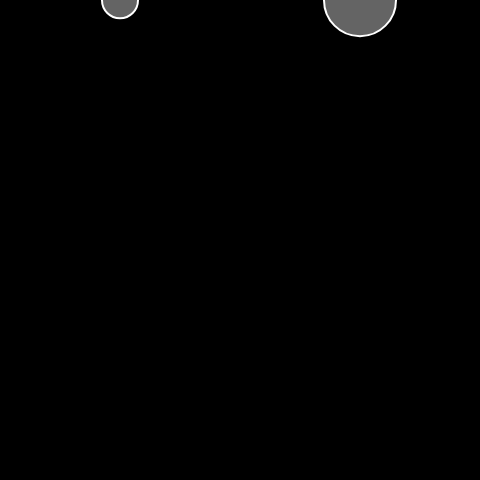
Frame 1 (no input)
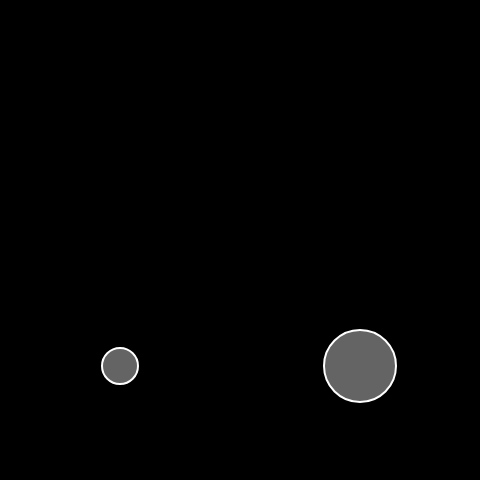
Frame 60 (no input)
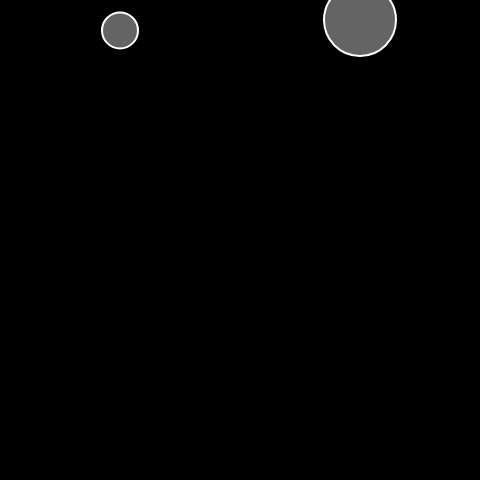
Frame 120 (the mouse pressed at the canvas centre since frame 60)

The p5.js sketch that drew these frames (run headless with seeded random() and noise() and a simulated clock; from frame 60 on, the mouse is pressed at the canvas centre):

// p5.js sketch
// ── sketch.js
let mover1;
let mover2;
let gravity;

function setup(){
  createCanvas(480, 480);
  mover1 = new Mover(width * 0.25, 0, 18);  // 질량이 다른 두 물체
  mover2 = new Mover(width * 0.75, 0, 36);
  gravity = createVector(0, 0.2);
}

function draw(){
  background(0);
  mover1.applyForce(gravity);
  mover2.applyForce(gravity);

  if (mouseIsPressed){
    
  }


  mover1.update();
  mover1.show();
  mover1.edgeCheck();
  
  mover2.update();
  mover2.show();
  mover2.edgeCheck();
}

class Mover{
  constructor(x, y, r){
    this.radius = r;
    this.mass = r;
    this.pos = createVector(x, y);
    this.vel = createVector(0, 0);
    this.acc = createVector(0, 0);  
  }
  applyForce(gravity){
    this.acc.add(gravity);
  }
  update(){
    this.vel.add(this.acc);
    this.pos.add(this.vel);
    this.acc.mult(0);
  }
  show(){
    stroke(255);
    strokeWeight(2);
    fill(266, 100);
    ellipse(this.pos.x, this.pos.y, 
      this.radius * 2, this.radius * 2);
  }
  edgeCheck(){
    if (this.pos.x < this.radius) {
      this.pos.x = this.radius;
      this.vel.x *= -1;
    } else if (this.pos.x > width - this.radius){
      this.pos.x = width - this.radius;
      this.vel.x *= -1;
    }
    if (this.pos.y > height - this.radius){
      this.pos.y = height - this.radius;
      this.vel.y *= -1;
    }
  }
}
